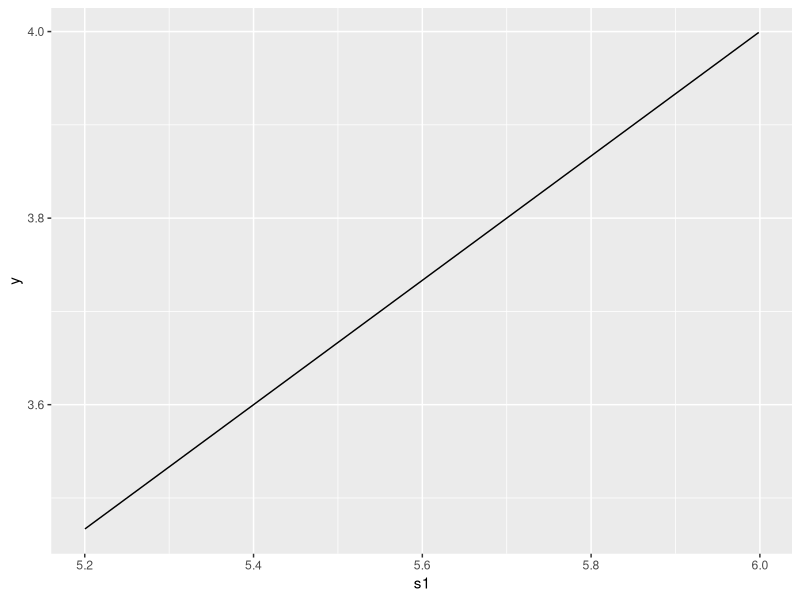

This figure's R source:

library(tidyverse)
library(MASS)
library(ggplot2)
library(dplyr)
library(plyr)
library(reshape2)


sigma<-sqrt(2)
N=1000000
lamda <- rnorm(n=N, mean=0, sd=sigma)

#to check if the lamda drawn is normally ditrbuted 
#den_init_lambda <- density(lamda)
#plot(den_init_lambda)

results<-matrix(nrow=N, ncol=3)

for(i in 1:N){
  results[i,1] = lamda[i]
  results[i,c(2,3)] <- rnorm(n=2,mean=lamda[i],sd=1)
}

results.data=as.data.frame(results)
colnames(results.data)=c("lamda", "s1", "s2")

#probability of s2 replicating given s1 
#the the two are multivate normal so we can use the equation 
#each s1 has a different distbrution for s2 will be and then we want the probability of that replicating 
calculate_pcondtional<-function(s1){
  mean<-(sigma^2*s1)/(1+sigma^2)
  var=1+((sigma^2)/(1+sigma^2))
  p<- (1-pnorm(5.2, mean, sqrt(var)))+pnorm(-5.2, mean, sqrt(var))
  return(p)
}

calculate_pstudy1<-function(s1){
  dnorm(s1,0,sqrt(1+sigma^2))
}

integrand <- function(s1){
  calculate_pcondtional(s1)*calculate_pstudy1(s1)
}

theo_rep <-integrate(integrand, lower=5.2, upper=Inf)$value
theo_rep <- theo_rep + integrate(integrand, lower=(-Inf), upper=(-5.2))$value
#actual results of simulation 
# number of s1 greater than 5.2
s1_sig<-nrow(filter(results.data, s1>5.2|s1<(-5.2)))
s2_s1_sig<-nrow(filter(filter(results.data, s1>5.2), s2>5.2)) + nrow(filter(filter(results.data, s1<(-5.2)), s2<(-5.2)))
repRate=s2_s1_sig/N

s1_sig_vector <-filter(results.data, s1>5.2|s1<(-5.2))$s1
theo_rep2 <- sum(calculate_pcondtional(s1_sig_vector))/N


#plotting probabilities 
probabilties_conditional<-ggplot(data=filter(results.data, s1>0 & s1<100), mapping = aes(x=s1))+
  stat_function(fun=calculate_pcondtional)

#plotting means
mean<-function(s1){
  (sigma^2*s1)/(1+sigma^2)
}

means_conditional<-ggplot(data=filter(results.data, s1>5.2 & s1<6), mapping = aes(x=s1))+
  stat_function(fun=mean)

means_conditional

